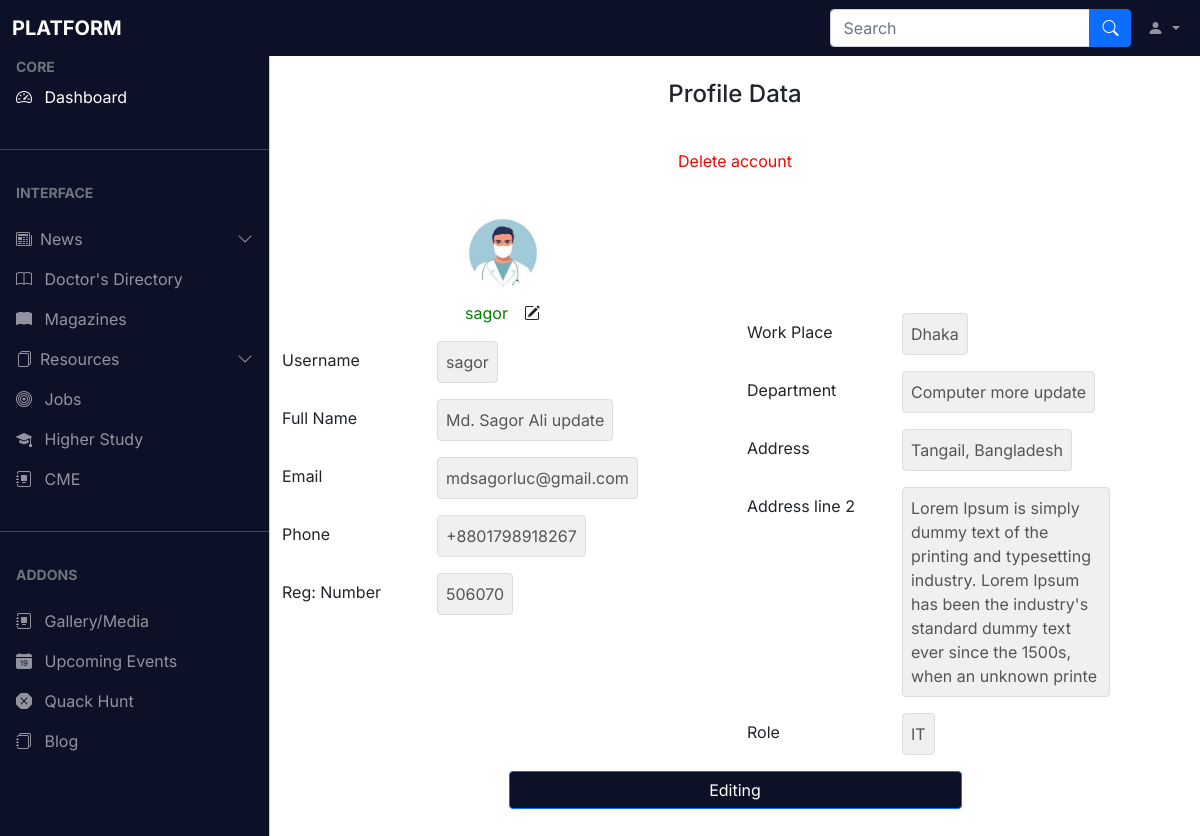
/dashboard/profile/ (signed in), run on the app's committed database.
### account/models.py (models this page shows, shortened)
class Profile(models.Model):
    user                = models.OneToOneField(CustomUser, on_delete=models.CASCADE, related_name='users')
    profile_pic         = models.ImageField(upload_to='photos/', default='doctor-icon.jpg')
    work_place          = models.CharField(max_length=100, null=True, blank=True)
    department          = models.CharField(max_length=150, null=True)
    address             = models.TextField(null=True)
    additional_address  = models.TextField(null=True)
    class Meta:
        verbose_name = 'Profile'
        verbose_name_plural = 'Profiles'
    def __str__(self) -> str:
        return self.user.username

class CustomUser(AbstractBaseUser):
    username   = models.CharField(max_length=150, null=True, unique=True)
    frist_name = models.CharField(max_length=150, null=True)
    last_name  = models.CharField(max_length=150, null=True)
    email      = models.EmailField(max_length=50, null=True)
    phone      = models.CharField(max_length=14,  null=True)
    regis_num  = models.CharField(max_length= 150, null=True)
    role       = models.CharField(max_length=100, choices=CHOICES)
    password   = models.CharField(max_length=100, null=False)
    show_pass  = models.CharField(max_length=100, null=False)
    has_changed_init_pass = models.BooleanField(default=False)
    is_staff     = models.BooleanField(default=False)
    is_superuser = models.BooleanField(default=False)
    is_active    = models.BooleanField(default=True)
    USERNAME_FIELD = 'username'
    REQUIRED_FIELDS = ['email']
    objects = CustomUserManager()
    class Meta:
        verbose_name = 'Custom User'
        verbose_name_plural = 'Custom Users'
    def __str__(self):
        return self.username

### dashboard/views.py (the view)
# urls.py: path('profile/', show_user_profile_data, name="show_profile"),
@login_required
def show_user_profile_data(request):
    try:
        user_instance = CustomUser.objects.get(pk=request.user.id)
    except CustomUser.DoesNotExist:
        user_instance = None
    try:
        profile_instance = Profile.objects.get(user=request.user)
    except Profile.DoesNotExist:
        profile_instance = None
    print(user_instance.frist_name, 'line 49')
    print(profile_instance, 'line 50')
    context = {
        'user' : user_instance,
        'profile' : profile_instance
    }
    template = 'dashboard/profile.html'
    return render(request, template, context)

### dashboard/templates/dashboard/profile.html (shortened to what this page needs)
{% extends "../base_dashboard.html" %}
{% load static %}
{% block body %}
    <main class="mt-5 pt-3">
        <div class="container-fluid">
            <div class="row">
                <div class="col-md-12 text-center py-3">
                    <h4>Profile Data</h4>
                </div>
                <div class="col-md-12 text-center py-3">
                    <a style="color:red; text-decoration:none;" href="{% url "deactivate_account" %}">Delete account</a>
                </div>
            </div>
            <br>
            <div class="row">
                <div class="col-md-6">
                    <div class="user-image text-center">
                        <img style="width:80px; height: 80px;" class="mb-2" src="{{profile.profile_pic.url}}" alt="">
                        <div class="d-flex justify-content-center align-content-center gap-3">
                            <p style="color:green;">{{request.user}}</p>
                            <i class="bi bi-pencil-square"></i>
                        </div>
                    </div>
                    <div class=" row">
                        <label for="inputPassword" class="col-sm-4 col-md-6 col-lg-4 col-form-label ">Username</label>
                        <div class="input-group w-50">
                            {% if user.username %}
                            <p class="disabled-text">{{user.username}}</p>
                            {% else %}
                                <p style="color: red;" class="disabled-text">Null</p>
                            {% endif %}
                        </div>
                    </div>
                    <div class="row">
                        <label for="disabledTextInput" class="col-sm-4 col-md-6 col-lg-4 col-form-label ">Full Name</label>
                        <div class="input-group w-50 ">
                            {% if user.frist_name and user.last_name %}
                                <p class="disabled-text">{{user.frist_name}} {{user.last_name}}</p>
                            {% else %}
                                <p style="color: red;" class="disabled-text">Null</p>
                            {% endif %}
                        </div>
                    </div>
                    <div class="row">
                        <label for="disabledTextInput" class="col-sm-4 col-md-6 col-lg-4 col-form-label ">Email</label>
                        <div class="input-group w-50 ">
                            {% if user.email %}
                                <p class="disabled-text">{{user.email}}</p>
                            {% else %}
                                <p style="color: red;" class="disabled-text">Null</p>
                            {% endif %}
                        </div>
                    </div>
                    <div class="row">
                        <label for="disabledTextInput" class="col-sm-4 col-md-6 col-lg-4 col-form-label ">Phone</label>
                        <div class="input-group w-50 ">
                            {% if user.phone %}
                                <p class="disabled-text">{{user.phone}}</p>
                            {% else %}
                                <p style="color: red;" class="disabled-text">Null</p>
                            {% endif %}
                        </div>
                    </div>
                    <div class="row">
                        <label for="disabledTextInput" class="col-sm-4 col-md-6 col-lg-4 col-form-label ">Reg: Number</label>
                        <div class="input-group w-50 ">
                            {% if user.regis_num %}
                                <p class="disabled-text">{{user.regis_num}}</p>
                            {% else %}
                                <p style="color: red;" class="disabled-text">Null</p>
                            {% endif %}
                        </div>
                    </div>
                </div>
                <div class="col-md-6" style="margin-top:100px;">
                    <div class="row">
                        <label for="disabledTextInput" class="col-sm-4 col-md-6 col-lg-4 col-form-label ">Work Place
                        </label>
                        <div class="input-group w-50 ">
                            {% if profile.work_place %}
                                <p class="disabled-text">{{profile.work_place}}</p>
                            {% else %}
                                <p style="color: red;" class="disabled-text">Null</p>
                            {% endif %}
                        </div>
                    </div>
                    <div class="row">
                        <label for="disabledTextInput" class="col-sm-4 col-md-6 col-lg-4 col-form-label ">Department
                        </label>
                        <div class="input-group w-50 ">
                            {% if profile.department %}
                                <p class="disabled-text">{{profile.department}}</p>
                            {% else %}
                                <p style="color: red;" class="disabled-text">Null</p>
                            {% endif %}
                        </div>
                    </div>
                    <div class="row">
                        <label for="disabledTextInput" class="col-sm-4 col-md-6 col-lg-4 col-form-label ">Address
                        </label>
                        <div class="input-group w-50 ">
                            {% if profile.address %}
                                <p class="disabled-text">{{profile.address}}</p>
                            {% else %}
                                <p style="color: red;" class="disabled-text">Null</p>
                            {% endif %}
                        </div>
                    </div>
                    <div class="row">
                        <label for="disabledTextInput" class="col-sm-4 col-md-6 col-lg-4 col-form-label ">Address line 2</label>
                        <div class="input-group w-50 ">
                            {% if profile.additional_address %}
                                <p class="disabled-text">{{profile.additional_address}}</p>
                            {% else %}
                                <p style="color: red;" class="disabled-text">Null</p>
                            {% endif %}
                        </div>
                    </div>
                    <div class="row">
                        <label for="disabledTextInput" class="col-sm-4 col-md-6 col-lg-4 col-form-label ">Role</label>
                        <div class="input-group w-50 ">
                            {% if user.role %}
                                <p class="disabled-text">{{user.role}}</p>
                            {% else %}
                                <p style="color: red;" class="disabled-text">Null</p>
                            {% endif %}
                        </div>
                    </div>
                </div>
                <div class="d-flex justify-content-center">
                    <a href="{% url "update_profile" %}" class="btn btn-primary w-50 text-center mb-5 save-btn">Editing</a>
                </div>
            </div>
        </div>
    </main>
{% endblock body %}

### data on the page
Profile: profile_pic (picture), work_place "Dhaka", department "Computer more update", address "Tangail, Bangladesh", additional_address "Lorem Ipsum is simply dummy text of the printing and typesetting industry. Lorem Ipsum has been the industry's standard dummy text ever since the 1500s, when an unknown printe"
CustomUser: user "sagor", username "sagor", frist_name "Md. Sagor", last_name "Ali update", email "mdsagorluc@gmail.com", phone "+8801798918267", regis_num "506070", role "IT"
